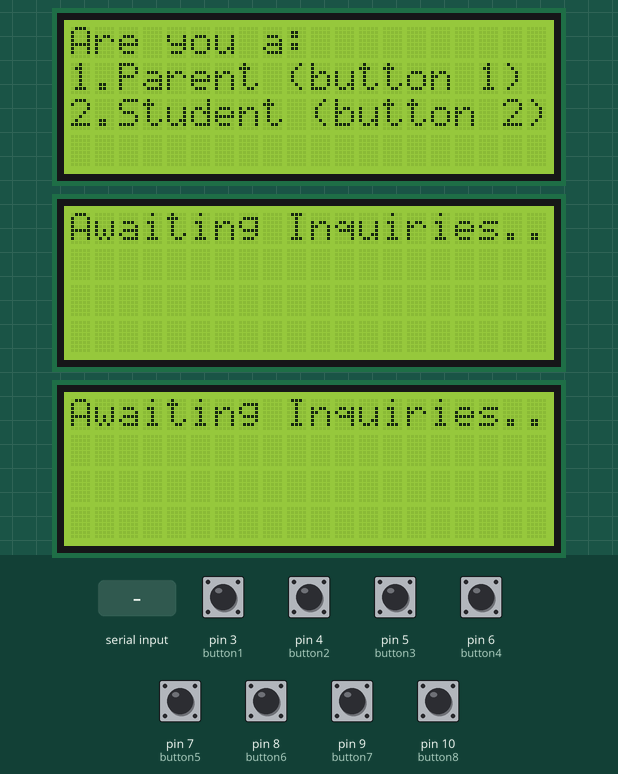
Recording of a sketch running on a simulated Arduino Uno, built with avr-gcc and run on an emulated ATmega328P. Parts: 3 × 20×4 character LCD. The test bench sets the inputs (shaded band); at power-on: pin 3 (button1), pin 4 (button2), pin 5 (button3), pin 6 (button4), pin 7 (button5), pin 8 (button6), pin 9 (button7), pin 10 (button8) LOW. What the sketch prints to the serial monitor is not drawn.

Above: at 1.4 s.
1.5 s: pin 8 (button6) pulled HIGH for 0.15 s
3.3 s: pin 3 (button1) pulled HIGH for 1 s
At 5.2 s:
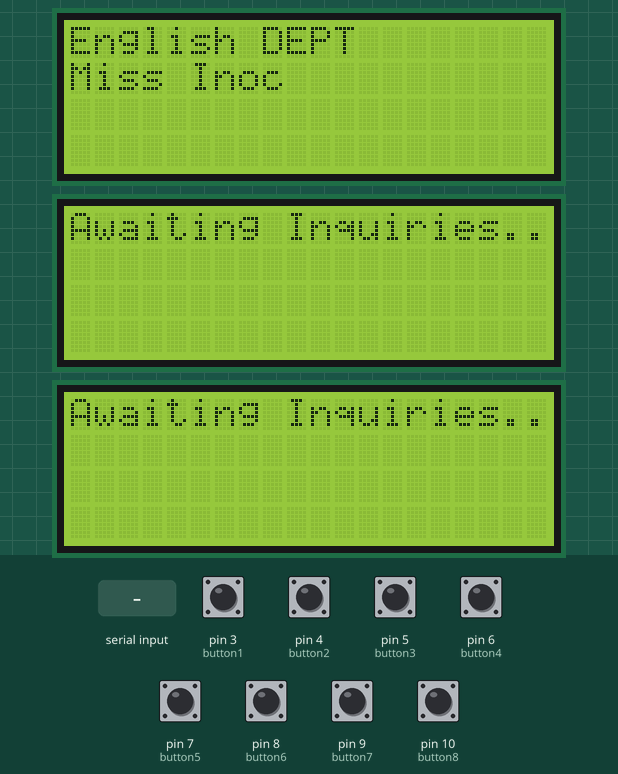
5.8 s: pin 5 (button3) pulled HIGH for 0.15 s
At 7.1 s:
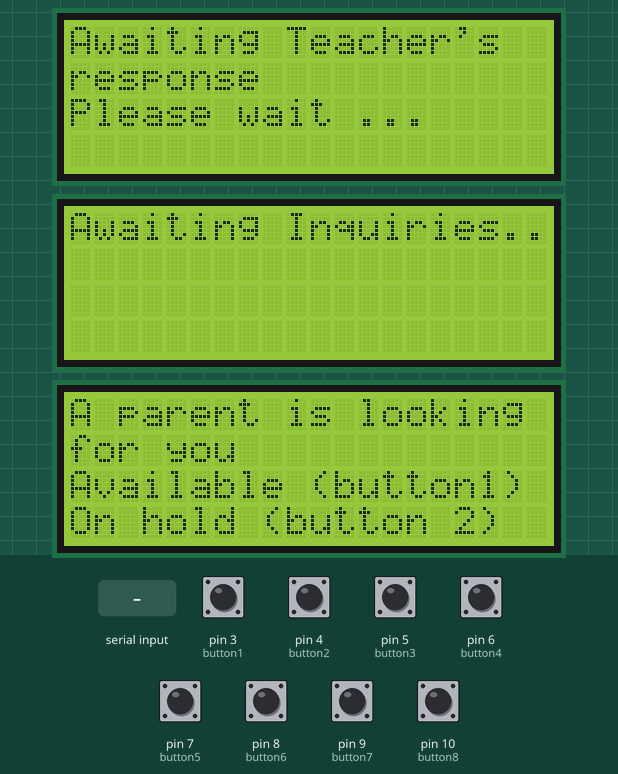
7.4 s: pin 6 (button4) pulled HIGH for 0.15 s
At 8.3 s:
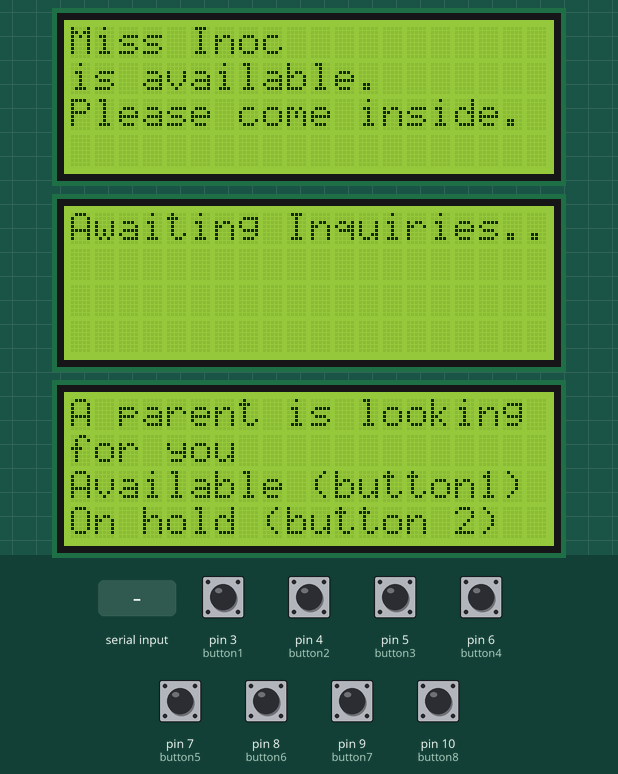
9.0 s: pin 4 (button2) pulled HIGH for 0.15 s
At 9.9 s:
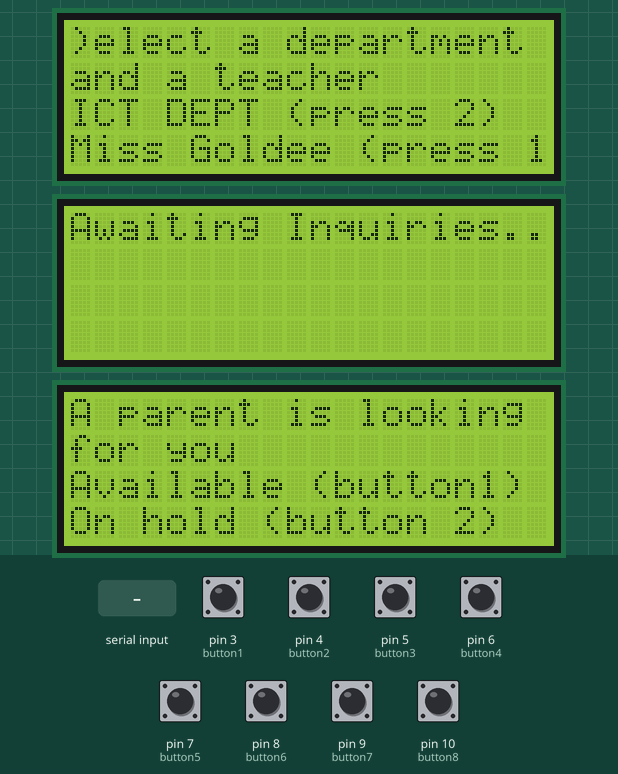
10.6 s: "3" received over Serial
At 12.1 s:
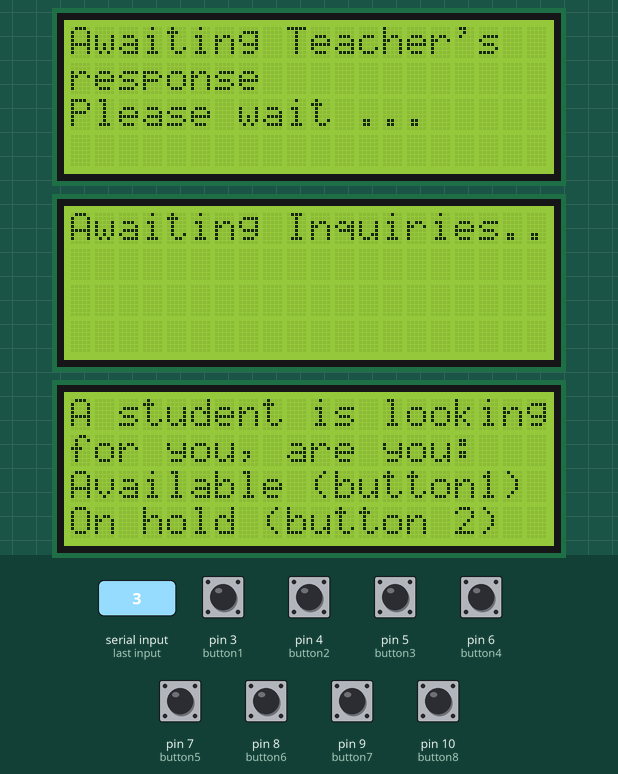
Timing chart, 0 to 13.3 s (numbered marks = the images above; inputs shaded):
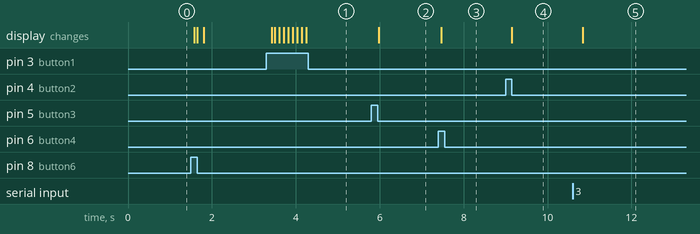

The sketch:

version2.ino
```cpp
#include <Wire.h>
#include <LiquidCrystal_I2C.h>

#define button1 3
#define button2 4
#define button3 5
#define button4 6
#define button5 7
#define button6 8
#define button7 9
#define button8 10

LiquidCrystal_I2C lcd(0x27, 20, 4);
LiquidCrystal_I2C lcd2(0x23, 20, 4);
LiquidCrystal_I2C lcd3(0x25, 20, 4);
int state = 0;
int department = 0;
bool teacherAvailable = false;
bool isStudent = false;
bool availability = false;
bool selectorChosen = false;
bool teacherSelected = false;
unsigned long startTime = 0;
const unsigned long loopDuration = 5000;

String englishTeachers[] = {"Miss Caspe", "Miss Kath", "Miss Inoc"};
String ictTeachers[] = {"Sir Rod", "Sir Tata", "Miss Goldee"};
int numEnglishTeachers = 3;
int numICTTeachers = 3;

void setup()
{
  pinMode(button1, INPUT);
  pinMode(button2, INPUT);
  pinMode(button3, INPUT);
  pinMode(button4, INPUT);
  pinMode(button5, INPUT);
  pinMode(button6, INPUT);
  pinMode(button7, INPUT);
  pinMode(button8, INPUT);
  Serial.begin(9600);
  lcd.init();
  lcd.backlight();
  lcd.clear();
  lcd2.init();
  lcd2.backlight();
  lcd2.clear();
  lcd3.init();
  lcd3.backlight();
  lcd3.clear();
  lcd.setCursor(0, 0);
  lcd.print("Are you a:");
  lcd.setCursor(0, 1);
  lcd.print("1.Parent (button 1)");
  lcd.setCursor(0, 2);
  lcd.print("2.Student (button 2)");
  lcd2.setCursor(0, 0);
  lcd2.print("Awaiting Inquiries..");
  lcd3.setCursor(0, 0);
  lcd3.print("Awaiting Inquiries..");
}

void loop()
{
  Serial.print("Button 1: ");
  Serial.println(digitalRead(button1));
  Serial.print("Button 2: ");
  Serial.println(digitalRead(button2));
  Serial.print("Button 3: ");
  Serial.println(digitalRead(button3));
  Serial.print("Button 4: ");
  Serial.println(digitalRead(button4));
  Serial.print("Button 5: ");
  Serial.println(digitalRead(button5));
  Serial.print("Button 6: ");
  Serial.println(digitalRead(button6));
  Serial.print("Button 7: ");
  Serial.println(digitalRead(button7));
  Serial.print("Button 8: ");
  Serial.println(digitalRead(button8));

  if (!selectorChosen && (Serial.available() > 0 || digitalRead(button1) == HIGH || digitalRead(button2) == HIGH || digitalRead(button6) == HIGH)) {
    char incomingByte = Serial.read();
    if (incomingByte == '1' || digitalRead(button1) == HIGH) {
      isStudent = false;
      selectorChosen = true;
      lcd.clear();
      lcd.setCursor(0, 0);
      lcd.print("Select a department");
      lcd.setCursor(0, 1);
      lcd.print("and a teacher");
      lcd.setCursor(0, 2);
      lcd.print("ENG DEPT (press 2)");
      lcd.setCursor(0, 3);
      lcd.print(englishTeachers[state] + " (press 1)");
  } else if (incomingByte == '2' || digitalRead(button2) == HIGH) {
      isStudent = true;
      selectorChosen = true;
      lcd.clear();
      lcd.setCursor(0, 0);
      lcd.print("Select a department");
      lcd.setCursor(0, 1);
      lcd.print("and a teacher");
      lcd .setCursor(0, 2);
      lcd.print("ICT DEPT (press 2)");
      lcd.setCursor(0, 3);
      lcd.print(ictTeachers[state] + " (press 1)" );
  } else if (incomingByte == '6' || digitalRead(button6) == HIGH) {
        // Reset Arduino
        resetArduino();
      }
  } else if (selectorChosen || Serial.available() > 0) {
    char incomingByte = Serial.read();
    if (!teacherSelected) {
      if (incomingByte == '1' || digitalRead(button1) == HIGH) {
        state++;
        if (department == 0) {
          state %= numEnglishTeachers;
          lcd.clear();
          lcd.setCursor(0, 0);
          lcd.print("English DEPT");
          lcd.setCursor(0, 1);
          lcd.print(englishTeachers[state]);
        } else if (department == 1) {
          state %= numICTTeachers;
          lcd.clear();
          lcd.setCursor(0, 0);
          lcd.print("ICT DEPT");
          lcd.setCursor(0, 1);
          lcd.print(ictTeachers[state]);
        }
        teacherAvailable = false;
      } else if (incomingByte == '2'|| digitalRead(button2) == HIGH || digitalRead(button6) == HIGH) {
        department = (department == 0) ? 1 : 0;
        state = 0;
        lcd.clear();
        if (department == 0) {
          lcd.setCursor(0, 0);
          lcd.print("English DEPT");
          lcd.setCursor(0, 1);
          lcd.print(englishTeachers[state]);
        } else {
          lcd.setCursor(0, 0);
          lcd.print("ICT DEPT");
          lcd.setCursor(0, 1);
          lcd.print(ictTeachers[state]);
        }
        teacherAvailable = false;
      } else if (incomingByte == '3' || digitalRead(button3) == HIGH || digitalRead(button6) == HIGH) {
        teacherSelected = true;
        lcd.clear();
        lcd.setCursor(0, 0);
        lcd.print("Awaiting Teacher's");
        lcd.setCursor(0, 1);
        lcd.print("response");
        lcd.setCursor(0, 2);
        lcd.print("Please wait ...");
      if (incomingByte == '6' || digitalRead(button6) == HIGH) {
        resetArduino();
      }
          if (isStudent) {
                      if (department == 0) {
                    Serial.println("A student is looking for you, are you available or on hold?");
                    lcd3.clear();
                    lcd3.setCursor(0, 0);
                    lcd3.print("A student is looking");
                    lcd3.setCursor(0, 1);
                    lcd3.print("for you, are you: ");
                    lcd3.setCursor(0, 2);
                    lcd3.print("Available (button1)");
                    lcd3.setCursor(0, 3);
                    lcd3.print("On hold (button 2)");
                } else {
                    Serial.println("A student is looking for you, are you available or on hold?");
                    lcd2.clear();
                    lcd2.setCursor(0, 0);
                    lcd2.print("A student is looking");
                    lcd2.setCursor(0, 1);
                    lcd2.print("for you");
                    lcd2.setCursor(0, 2);
                    lcd2.print("Available (button1)");
                    lcd2.setCursor(0, 3);
                    lcd2.print("On hold (button 2)");
                }
} else {
                         if (department == 0) {
                    Serial.println("A parent is looking for you, are you available or on hold?");
                    lcd3.clear();
                    lcd3.setCursor(0, 0);
                    lcd3.print("A parent is looking");
                    lcd3.setCursor(0, 1);
                    lcd3.print("for you");
                    lcd3.setCursor(0, 2);
                    lcd3.print("Available (button1)");
                    lcd3.setCursor(0, 3);
                    lcd3.print("On hold (button 2)");
                } else {
                    Serial.println("A parent is looking for you, are you available or on hold?");
                    lcd2.clear();
                    lcd2.setCursor(0, 0);
                    lcd2.print("A parent is looking");
                    lcd2.setCursor(0, 1);
                    lcd2.print("for you");
                    lcd2.setCursor(0, 2);
                    lcd2.print("Available (button1)");
                    lcd2.setCursor(0, 3);
                    lcd2.print("On hold (button 2)");
                }

  }
          startTime = millis();
      }
    } else {
      if (!teacherAvailable) {
        if ((department == 0 && (incomingByte == '4' || digitalRead(button4) == HIGH || incomingByte == '5' || digitalRead(button5) == HIGH)) ||
            (department == 1 && (incomingByte == '7' || digitalRead(button7) == HIGH || incomingByte == '8' || digitalRead(button8) == HIGH || digitalRead(button6) == HIGH))) {
          if (incomingByte == '4' || digitalRead(button4) == HIGH || digitalRead(button6) == HIGH) {
            teacherAvailable = true;
            availability = true;
            lcd.clear();
            lcd.setCursor(0, 0);
            lcd.print(englishTeachers[state]);
            lcd.setCursor(0, 1);
            lcd.print("is available.");
            lcd.setCursor(0, 2);
            lcd.print("Please come inside.");
            Serial.println("Teacher is available.");
            selectorChosen = false;
            teacherSelected = false;
          } else if (incomingByte == '5' || digitalRead(button5) == HIGH || digitalRead(button6) == HIGH) {
            teacherAvailable = false;
            availability = true;
            lcd.clear();
            lcd.setCursor(0, 0);
            lcd.print(englishTeachers[state]);
            lcd.setCursor(0, 1);
            lcd.print("is on hold.");
            lcd.setCursor(0, 2);
            lcd.print("Kindly try ");
            lcd.setCursor(0, 3);
            lcd.print("inquiring later");
            Serial.println("Teacher is on hold.");
            selectorChosen = false;
            teacherSelected = false;
          } else if (incomingByte == '7' || digitalRead(button7) == HIGH || incomingByte == '8' || digitalRead(button8) == HIGH || digitalRead(button6) == HIGH) {
              if (incomingByte == '7' || digitalRead(button7) == HIGH) {
              teacherAvailable = true;
              availability = true;
              lcd.clear();
              lcd.setCursor(0, 0);
              lcd.print(ictTeachers[state]);
              lcd.setCursor(0, 1);
              lcd.print(" is available.");
              lcd.setCursor(0, 2);
              lcd.print("Please come inside.");
              Serial.println("Teacher is available.");
              selectorChosen = false;
              teacherSelected = false;
            } else if (incomingByte == '8' || digitalRead(button8) == HIGH || digitalRead(button6) == HIGH) {
              teacherAvailable = false;
              availability = true;
              lcd.clear();
              lcd.setCursor(0, 0);
              lcd.print(ictTeachers[state]);
              lcd.setCursor(0, 1);
              lcd.print("is on hold.");
              lcd.setCursor(0, 2);
              lcd.print("Kindly try ");
              lcd.setCursor(0, 3);
              lcd.print("inquiring later.");
              Serial.println("Teacher is on hold.");
              selectorChosen = false;
              teacherSelected = false;
            }
            if (incomingByte == '6' || digitalRead(button6) == HIGH) {
        // Reset Arduino
        resetArduino();
      }
            }
        }
      }
    }
  }
}

/*void loop() {
    if (!selectorChosen && (Serial.available() > 0 || digitalRead(button1) == HIGH || digitalRead(button2) == HIGH || digitalRead(button6) == HIGH)) {
        char incomingByte = Serial.read();
        if (incomingByte == '1' || digitalRead(button1) == HIGH) {
            isStudent = false;
            selectorChosen = true;
            lcd.clear();
            lcd.setCursor(0, 0);
            lcd.print("Select a department");
            lcd.setCursor(0, 1);
            lcd.print("and a teacher");
            lcd.setCursor(0, 2);
            lcd.print("ENG DEPT (press 2)");
            lcd.setCursor(0, 3);
            lcd.print(englishTeachers[state] + " (press 1)");
        } else if (incomingByte == '2' || digitalRead(button2) == HIGH) {
            isStudent = true;
            selectorChosen = true;
            lcd.clear();
            lcd.setCursor(0, 0);
            lcd.print("Select a department");
            lcd.setCursor(0, 1);
            lcd.print("and a teacher");
            lcd.setCursor(0, 0);
            lcd.print("ICT DEPT");
            lcd.setCursor(0, 1);
            lcd.print(ictTeachers[state]);
        } else if (incomingByte == '6' || digitalRead(button6) == HIGH) {
            // Reset Arduino
            resetArduino();
        }
    } else if (selectorChosen || Serial.available() > 0) {
        char incomingByte = Serial.read();
        if (!teacherSelected) {
            if (incomingByte == '1' || digitalRead(button1) == HIGH) {
                state++;
                if (department == 0) {
                    state %= numEnglishTeachers;
                    lcd.clear();
                    lcd.setCursor(0, 0);
                    lcd.print("English DEPT");
                    lcd.setCursor(0, 1);
                    lcd.print(englishTeachers[state]);
                } else if (department == 1) {
                    state %= numICTTeachers;
                    lcd.clear();
                    lcd.setCursor(0, 0);
                    lcd.print("ICT DEPT");
                    lcd.setCursor(0, 1);
                    lcd.print(ictTeachers[state]);
                }
                teacherAvailable = false;
            } else if (incomingByte == '2'|| digitalRead(button2) == HIGH) {
                department = (department == 0) ? 1 : 0;
                state = 0;
                lcd.clear();
                if (department == 0) {
                    lcd.setCursor(0, 0);
                    lcd.print("English DEPT");
                    lcd.setCursor(0, 1);
                    lcd.print(englishTeachers[state]);
                } else {
                    lcd.setCursor(0, 0);
                    lcd.print("ICT DEPT");
                    lcd.setCursor(0, 1);
                    lcd.print(ictTeachers[state]);
                }
                teacherAvailable = false;
            } else if (incomingByte == '3' || digitalRead(button3) == HIGH) {
                teacherSelected = true;
                lcd.clear();
                lcd.setCursor(0, 0);
                lcd.print("Waiting...");
                lcd.setCursor(0, 1);
                lcd.print("               ");
                if (isStudent) {
                    if (department == 0) { // If ENG department selected
                        Serial.println("A student is looking for you, are you available or on hold?");
                        lcd3.clear(); // Clear LCD3
                        lcd3.setCursor(0, 0);
                        lcd3.print("A student is looking");
                        lcd3.setCursor(0, 1);
                        lcd3.print("for you");
                    } else { // If ICT department selected
                        Serial.println("A student is looking for you, are you available or on hold?");
                        lcd2.clear(); // Clear LCD2
                        lcd2.setCursor(0, 0);
                        lcd2.print("A student is looking");
                        lcd2.setCursor(0, 1);
                        lcd2.print("for you");
                    }
                } else {
                    // Similar logic for parents
                }
                startTime = millis();
            }
        }
    }
}
 */
void resetArduino() {
  asm volatile ("  jmp 0");
}
```

Measured:
- after the input at 3.3 s, the display: first changes after 0.13 s (image 1 shows a later state)
- after the input at 5.8 s, the display: changes after 0.18 s (image 2)
- after the input at 7.4 s, the display: changes after 0.07 s (image 3)
- after the input at 9.0 s, the display: changes after 0.14 s (image 4)
- after the input at 10.6 s, the display: changes after 0.24 s (image 5)
